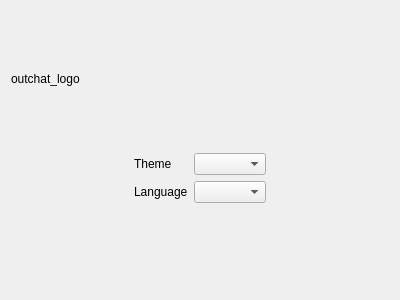
<?xml version="1.0" encoding="UTF-8"?>
<ui version="4.0">
 <class>Dialog</class>
 <widget class="QDialog" name="Dialog">
  <property name="geometry">
   <rect>
    <x>0</x>
    <y>0</y>
    <width>400</width>
    <height>300</height>
   </rect>
  </property>
  <property name="windowTitle">
   <string>Dialog</string>
  </property>
  <layout class="QVBoxLayout" name="verticalLayout">
   <item>
    <widget class="QLabel" name="label_3">
     <property name="text">
      <string>outchat_logo</string>
     </property>
    </widget>
   </item>
   <item>
    <layout class="QHBoxLayout" name="horizontalLayout">
     <item>
      <spacer name="horizontalSpacer">
       <property name="orientation">
        <enum>Qt::Horizontal</enum>
       </property>
       <property name="sizeHint" stdset="0">
        <size>
         <width>40</width>
         <height>20</height>
        </size>
       </property>
      </spacer>
     </item>
     <item>
      <layout class="QFormLayout" name="formLayout">
       <item row="0" column="0">
        <widget class="QLabel" name="label">
         <property name="text">
          <string>Theme</string>
         </property>
        </widget>
       </item>
       <item row="0" column="1">
        <widget class="QComboBox" name="comboBox"/>
       </item>
       <item row="1" column="0">
        <widget class="QLabel" name="label_2">
         <property name="text">
          <string>Language</string>
         </property>
        </widget>
       </item>
       <item row="1" column="1">
        <widget class="QComboBox" name="comboBox_2"/>
       </item>
      </layout>
     </item>
     <item>
      <spacer name="horizontalSpacer_2">
       <property name="orientation">
        <enum>Qt::Horizontal</enum>
       </property>
       <property name="sizeHint" stdset="0">
        <size>
         <width>40</width>
         <height>20</height>
        </size>
       </property>
      </spacer>
     </item>
    </layout>
   </item>
  </layout>
 </widget>
 <resources/>
 <connections/>
</ui>
